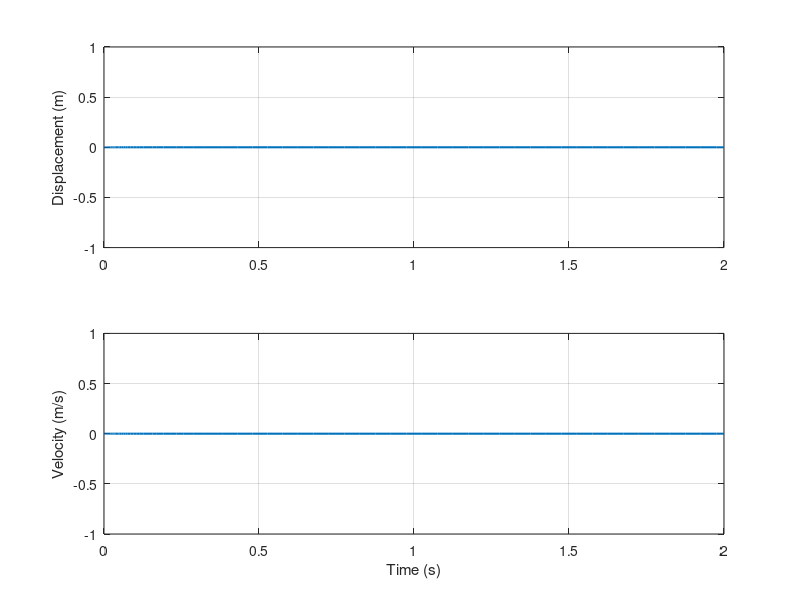

Write MATLAB code to recreate this figure.
%% Auto-generated MATLAB model: Mass-Spring-Damper
clear; clc; close all;

m = 2.0;
c = 0.4;
k = 18.0;
x0 = [0; 0];
tspan = [0 2.0];

f = @(t, x) [x(2); -(c/m)*x(2) - (k/m)*x(1)];
[t, x] = ode45(f, tspan, x0);

figure('Name', 'Mass-Spring-Damper');
subplot(2,1,1);
plot(t, x(:,1), 'LineWidth', 1.5); grid on;
ylabel('Displacement (m)');
subplot(2,1,2);
plot(t, x(:,2), 'LineWidth', 1.5); grid on;
xlabel('Time (s)'); ylabel('Velocity (m/s)');
